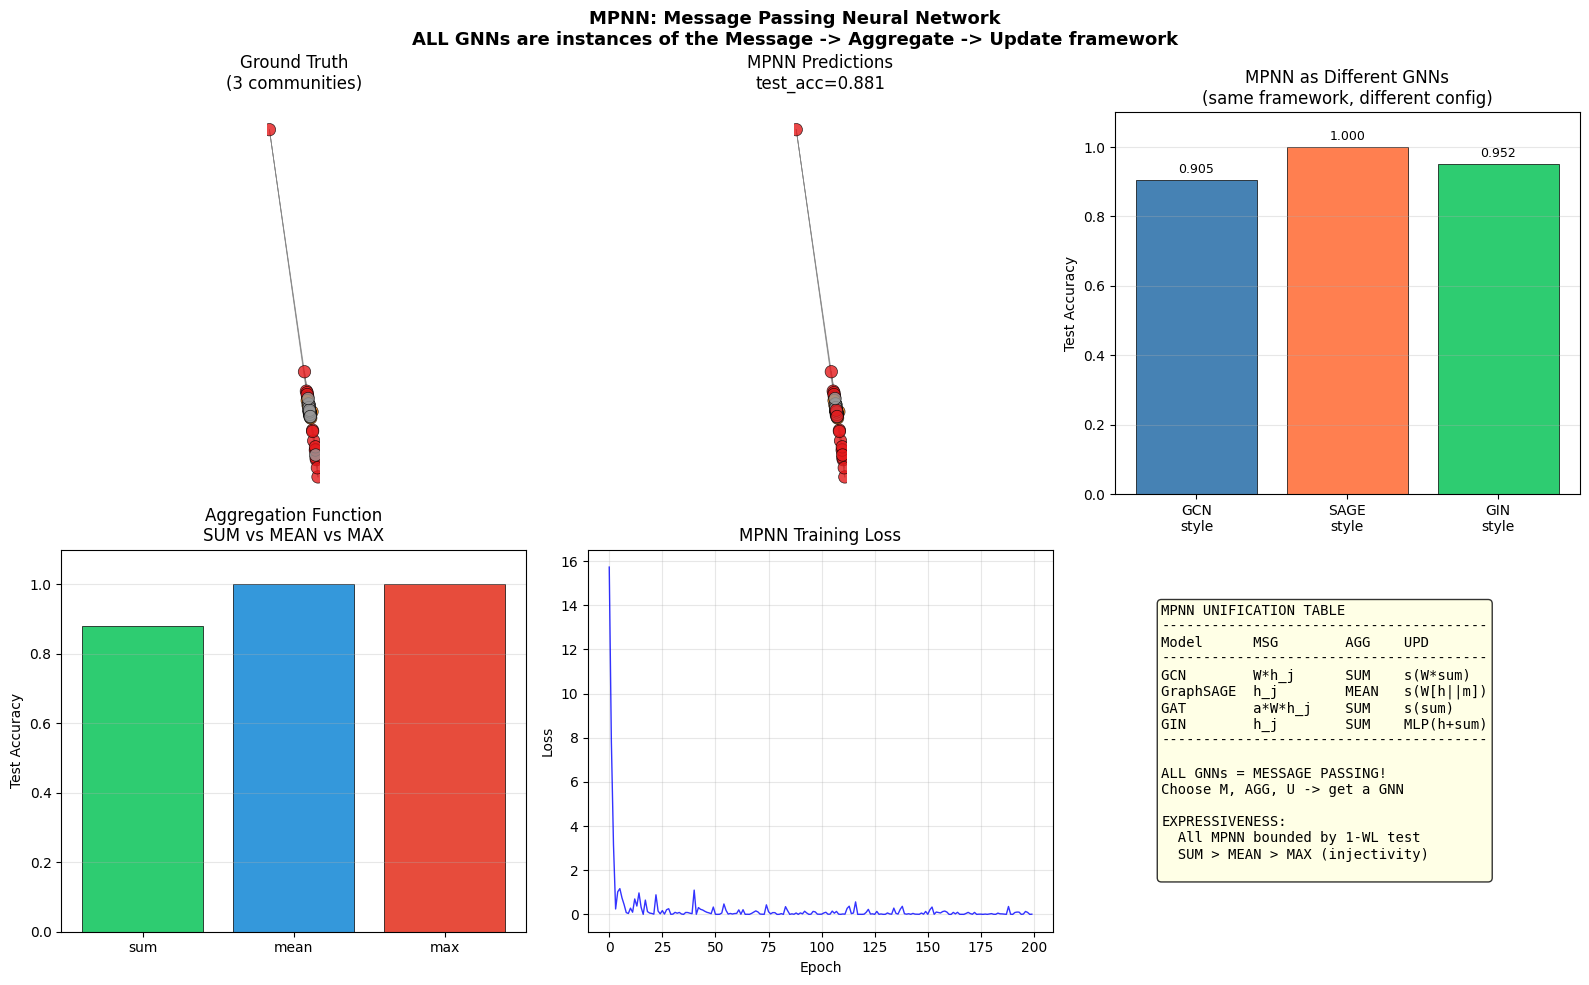

This figure's Python source:
"""
MPNN — Message Passing Neural Network

Paradigm: UNIFIED FRAMEWORK FOR GRAPH NEURAL NETWORKS

===============================================================
WHAT IT IS (THE CORE IDEA)
===============================================================

A GENERAL framework that encompasses GCN, GraphSAGE, GAT, GIN,
and virtually every other GNN.

Every GNN does three things per layer:

    1. MESSAGE:   m_ij = M(h_i, h_j, e_ij)
    2. AGGREGATE: m_i  = AGG({m_ij : j in N(i)})
    3. UPDATE:    h_i' = U(h_i, m_i)

That's it. ALL GNNs are message passing.

===============================================================
HOW GCN, GAT, GIN ARE ALL MPNN
===============================================================

| Model     | MESSAGE M(h_i,h_j)        | AGGREGATE | UPDATE U(h_i,m_i) |
|-----------|---------------------------|-----------|-------------------|
| GCN       | h_j / sqrt(d_i*d_j)      | SUM       | sigma(W * m_i)    |
| GraphSAGE | h_j                       | MEAN/POOL | sigma(W*[h_i||m]) |
| GAT       | alpha_ij * W*h_j          | SUM       | sigma(m_i)        |
| GIN       | h_j                       | SUM       | MLP((1+e)h_i+m_i) |

The difference is just the CHOICE of M, AGG, and U!

===============================================================
EDGE FEATURES
===============================================================

Many graphs have edge attributes (bond type, distance, etc.)

MPNN naturally incorporates them:
    m_ij = M(h_i, h_j, e_ij)

Examples:
- Bond type in molecules -> different message per bond
- Distance in point clouds -> distance-weighted messages
- Relationship type in knowledge graphs -> per-relation transform

===============================================================
GATED UPDATES
===============================================================

Instead of simple linear update, use GRU-style gating:

    r = sigma(W_r [h_i || m_i])          (reset gate)
    z = sigma(W_z [h_i || m_i])          (update gate)
    h_tilde = tanh(W_h [r*h_i || m_i])   (candidate)
    h_i' = (1-z)*h_i + z*h_tilde         (gated update)

WHY? Prevents information being washed out over many layers.
Like LSTM for sequences, GRU helps preserve important features.

===============================================================
WHY UNIFICATION MATTERS
===============================================================

Once you see GNNs as message passing, you can:

1. DESIGN new GNNs by choosing M, AGG, U
2. ANALYZE expressiveness of different choices
3. COMBINE ideas (e.g., attention messages + GRU update)
4. UNDERSTAND limitations (1-WL bound applies to ALL MPNN)

===============================================================
INDUCTIVE BIAS
===============================================================

1. LOCAL: Each layer sees 1-hop neighborhood
2. PERMUTATION EQUIVARIANT: Output invariant to node ordering
3. STRUCTURE-AWARE: Uses graph topology for aggregation
4. EXPRESSIVENESS BOUNDED: By 1-WL isomorphism test

===============================================================
"""

import numpy as np
import matplotlib.pyplot as plt
import sys
sys.path.insert(0, '/Users/sid47/ML Algorithms')
from importlib import import_module
graph_module = import_module('35_graph_fundamentals')
Graph = graph_module.Graph
karate_club = graph_module.karate_club
create_community_graph = graph_module.create_community_graph
create_citation_network = graph_module.create_citation_network
create_transductive_split = graph_module.create_transductive_split
spring_layout = graph_module.spring_layout
draw_graph = graph_module.draw_graph

gcn_module = import_module('36_gcn')
softmax = gcn_module.softmax
cross_entropy_loss = gcn_module.cross_entropy_loss
compute_normalized_adjacency = gcn_module.compute_normalized_adjacency


# ============================================================
# MPNN IMPLEMENTATION (Vectorized with analytical backprop)
# ============================================================

class MPNN:
    """
    Message Passing Neural Network — Unified GNN Framework.

    Configurable message, aggregation, and update functions
    that can reproduce GCN, GraphSAGE, GIN as special cases.

    All operations are VECTORIZED using adjacency matrix multiplication
    for efficiency. Training uses analytical backpropagation.

    Paradigm: MESSAGE -> AGGREGATE -> UPDATE
    """

    def __init__(self, n_features, n_hidden, n_classes, n_layers=2,
                 message_type='simple', aggregate_type='sum',
                 update_type='concat', dropout=0.5, lr=0.01,
                 random_state=None):
        """
        Parameters:
        -----------
        n_features : int — Input feature dimension
        n_hidden : int — Hidden layer dimension
        n_classes : int — Number of output classes
        n_layers : int — Number of message passing layers
        message_type : str
            'simple' — M(h_j) = h_j (like GIN)
            'linear' — M(h_j) = W_m h_j (like GCN)
        aggregate_type : str
            'sum', 'mean', 'max'
        update_type : str
            'concat' — U(h,m) = sigma(W[h||m]) (like GraphSAGE)
            'add'    — U(h,m) = sigma(W(h+m)) (like GIN)
            'gru'    — U(h,m) = GRU(h, m) (gated)
        dropout : float
        lr : float
        random_state : int or None
        """
        self.n_features = n_features
        self.n_hidden = n_hidden
        self.n_classes = n_classes
        self.n_layers = n_layers
        self.message_type = message_type
        self.aggregate_type = aggregate_type
        self.update_type = update_type
        self.dropout = dropout
        self.lr = lr
        self.random_state = random_state

        self._init_weights()

    def _init_weights(self):
        """Initialize all learnable parameters."""
        if self.random_state is not None:
            np.random.seed(self.random_state)

        self.W_msg = []    # message transform weights per layer
        self.W_upd = []    # update weights per layer
        self.b_upd = []    # update biases per layer

        # GRU params (only if gru update)
        self.W_r = []
        self.b_r = []
        self.W_z = []
        self.b_z = []
        self.W_h = []
        self.b_h = []

        for l in range(self.n_layers):
            d_in = self.n_features if l == 0 else self.n_hidden

            # Message weights (for linear message type)
            if self.message_type == 'linear':
                std = np.sqrt(2.0 / (d_in + self.n_hidden))
                self.W_msg.append(np.random.randn(d_in, self.n_hidden) * std)
            else:
                self.W_msg.append(None)

            # Message output dim
            msg_dim = self.n_hidden if self.message_type == 'linear' else d_in

            # Update weights
            if self.update_type == 'concat':
                upd_in = d_in + msg_dim
                std = np.sqrt(2.0 / (upd_in + self.n_hidden))
                self.W_upd.append(np.random.randn(upd_in, self.n_hidden) * std)
                self.b_upd.append(np.zeros(self.n_hidden))
            elif self.update_type == 'add':
                # Needs d_in == msg_dim for add; if not, project message
                upd_in = max(d_in, msg_dim)
                std = np.sqrt(2.0 / (upd_in + self.n_hidden))
                self.W_upd.append(np.random.randn(upd_in, self.n_hidden) * std)
                self.b_upd.append(np.zeros(self.n_hidden))
            elif self.update_type == 'gru':
                total_in = d_in + msg_dim
                self.W_r.append(np.random.randn(total_in, self.n_hidden) * 0.1)
                self.b_r.append(np.zeros(self.n_hidden))
                self.W_z.append(np.random.randn(total_in, self.n_hidden) * 0.1)
                self.b_z.append(np.zeros(self.n_hidden))
                self.W_h.append(np.random.randn(total_in, self.n_hidden) * 0.1)
                self.b_h.append(np.zeros(self.n_hidden))
                self.W_upd.append(None)
                self.b_upd.append(None)

        # Output layer
        self.W_out = np.random.randn(self.n_hidden, self.n_classes) * np.sqrt(2.0 / self.n_hidden)
        self.b_out = np.zeros(self.n_classes)

    def _get_agg_matrix(self, A):
        """Get the aggregation matrix based on aggregate_type."""
        if self.aggregate_type == 'sum':
            return A.copy()
        elif self.aggregate_type == 'mean':
            deg = np.sum(A, axis=1, keepdims=True)
            deg = np.maximum(deg, 1)
            return A / deg
        else:
            return A.copy()  # max handled separately

    def forward(self, graph, training=True):
        """
        Vectorized forward pass: MESSAGE -> AGGREGATE -> UPDATE.

        Uses adjacency matrix multiplication for message passing.

        Returns: (probs, cache)
        """
        n = graph.n_nodes
        A = graph.A.astype(float)
        H = graph.X.copy()

        cache = {
            'H': [H.copy()],
            'messages': [],
            'aggregated': [],
            'pre_act': [],
            'dropout_masks': [],
            'gru_cache': [],
        }

        for l in range(self.n_layers):
            d_in = H.shape[1]

            # ---- STEP 1: MESSAGE ----
            if self.message_type == 'linear':
                messages = H @ self.W_msg[l]  # (n, n_hidden)
            else:
                messages = H  # (n, d_in)

            cache['messages'].append(messages.copy())

            # ---- STEP 2: AGGREGATE ----
            if self.aggregate_type == 'max':
                # Max aggregation: for each node, max over neighbor messages
                m_agg = np.zeros((n, messages.shape[1]))
                for i in range(n):
                    neighbors = np.where(A[i] > 0)[0]
                    if len(neighbors) > 0:
                        m_agg[i] = np.max(messages[neighbors], axis=0)
            else:
                # Sum or mean via matrix multiply
                agg_matrix = self._get_agg_matrix(A)
                m_agg = agg_matrix @ messages

            cache['aggregated'].append(m_agg.copy())

            # ---- STEP 3: UPDATE ----
            if self.update_type == 'concat':
                combined = np.concatenate([H, m_agg], axis=1)
                Z = combined @ self.W_upd[l] + self.b_upd[l]
                cache['pre_act'].append(Z.copy())
                H_new = np.maximum(Z, 0)  # ReLU

            elif self.update_type == 'add':
                # Pad if dims don't match
                if H.shape[1] != m_agg.shape[1]:
                    if H.shape[1] < m_agg.shape[1]:
                        H_pad = np.zeros((n, m_agg.shape[1]))
                        H_pad[:, :H.shape[1]] = H
                    else:
                        H_pad = H
                        m_pad = np.zeros((n, H.shape[1]))
                        m_pad[:, :m_agg.shape[1]] = m_agg
                        m_agg = m_pad
                else:
                    H_pad = H
                combined = H_pad + m_agg
                Z = combined @ self.W_upd[l] + self.b_upd[l]
                cache['pre_act'].append(Z.copy())
                H_new = np.maximum(Z, 0)

            elif self.update_type == 'gru':
                combined = np.concatenate([H, m_agg], axis=1)
                total_in = self.W_r[l].shape[0]
                if combined.shape[1] < total_in:
                    pad = np.zeros((n, total_in - combined.shape[1]))
                    combined = np.concatenate([combined, pad], axis=1)
                elif combined.shape[1] > total_in:
                    combined = combined[:, :total_in]

                r = 1.0 / (1 + np.exp(-(combined @ self.W_r[l] + self.b_r[l])))
                z = 1.0 / (1 + np.exp(-(combined @ self.W_z[l] + self.b_z[l])))

                h_prev = H[:, :self.n_hidden] if H.shape[1] >= self.n_hidden else np.pad(H, ((0,0),(0,self.n_hidden - H.shape[1])))
                h_reset = r * h_prev
                combined_h = np.concatenate([h_reset, m_agg], axis=1)
                if combined_h.shape[1] < total_in:
                    pad = np.zeros((n, total_in - combined_h.shape[1]))
                    combined_h = np.concatenate([combined_h, pad], axis=1)
                elif combined_h.shape[1] > total_in:
                    combined_h = combined_h[:, :total_in]

                h_candidate = np.tanh(combined_h @ self.W_h[l] + self.b_h[l])
                H_new = (1 - z) * h_prev + z * h_candidate

                cache['gru_cache'].append({
                    'r': r, 'z': z, 'h_prev': h_prev,
                    'h_candidate': h_candidate,
                    'combined': combined, 'combined_h': combined_h
                })
                cache['pre_act'].append(None)

            # Dropout
            if training and self.dropout > 0:
                mask = (np.random.rand(*H_new.shape) > self.dropout).astype(float)
                H_new = H_new * mask / (1 - self.dropout + 1e-10)
                cache['dropout_masks'].append(mask)
            else:
                cache['dropout_masks'].append(np.ones_like(H_new))

            H = H_new
            cache['H'].append(H.copy())

        # Output layer
        logits = H @ self.W_out + self.b_out
        probs = softmax(logits)
        cache['logits'] = logits
        cache['probs'] = probs

        return probs, cache

    def backward(self, graph, labels, train_mask, cache):
        """Analytical backpropagation through all MPNN layers."""
        n = graph.n_nodes
        A = graph.A.astype(float)
        probs = cache['probs']

        # Gradient of cross-entropy + softmax
        dLogits = probs.copy()
        dLogits[np.arange(n), labels] -= 1
        mask_float = train_mask.astype(float)
        n_train = max(np.sum(train_mask), 1)
        dLogits = dLogits * mask_float[:, None] / n_train

        # Output layer gradients
        H_last = cache['H'][-1]
        gW_out = H_last.T @ dLogits
        gb_out = np.sum(dLogits, axis=0)

        # Gradient w.r.t. last hidden
        dH = dLogits @ self.W_out.T

        # Update output layer
        self.W_out -= self.lr * gW_out
        self.b_out -= self.lr * gb_out

        # Backprop through layers (reverse order)
        for l in range(self.n_layers - 1, -1, -1):
            # Dropout
            dH = dH * cache['dropout_masks'][l] / (1 - self.dropout + 1e-10)

            H_prev = cache['H'][l]
            messages = cache['messages'][l]
            m_agg = cache['aggregated'][l]

            if self.update_type == 'concat':
                # Backprop through ReLU
                Z = cache['pre_act'][l]
                dZ = dH * (Z > 0).astype(float)

                # Gradient w.r.t. W_upd, b_upd
                combined = np.concatenate([H_prev, m_agg], axis=1)
                gW = combined.T @ dZ
                gb = np.sum(dZ, axis=0)

                # Gradient w.r.t. combined
                dCombined = dZ @ self.W_upd[l].T
                d_in = H_prev.shape[1]
                dH_prev = dCombined[:, :d_in]
                dM_agg = dCombined[:, d_in:]

                self.W_upd[l] -= self.lr * gW
                self.b_upd[l] -= self.lr * gb

            elif self.update_type == 'add':
                Z = cache['pre_act'][l]
                dZ = dH * (Z > 0).astype(float)

                d_in = H_prev.shape[1]
                msg_dim = m_agg.shape[1]
                upd_dim = max(d_in, msg_dim)

                if d_in != msg_dim:
                    if d_in < msg_dim:
                        H_pad = np.zeros((n, msg_dim))
                        H_pad[:, :d_in] = H_prev
                    else:
                        H_pad = H_prev
                        m_pad = np.zeros((n, d_in))
                        m_pad[:, :msg_dim] = m_agg
                        m_agg = m_pad
                else:
                    H_pad = H_prev

                combined = H_pad + m_agg
                gW = combined.T @ dZ
                gb = np.sum(dZ, axis=0)

                dCombined = dZ @ self.W_upd[l].T
                dH_prev = dCombined[:, :d_in]
                dM_agg = dCombined[:, :msg_dim]

                self.W_upd[l] -= self.lr * gW
                self.b_upd[l] -= self.lr * gb

            elif self.update_type == 'gru':
                gc = cache['gru_cache'][l]
                r, z = gc['r'], gc['z']
                h_prev, h_candidate = gc['h_prev'], gc['h_candidate']
                combined_input = gc['combined']
                combined_h_input = gc['combined_h']
                total_in = self.W_r[l].shape[0]

                d_in = H_prev.shape[1]
                msg_dim = m_agg.shape[1]

                # dH_new = (1-z)*h_prev + z*h_candidate
                dH_prev_gru = dH * (1 - z)  # (n, n_hidden)
                dH_cand = dH * z
                dZ_gate = dH * (h_candidate - h_prev)

                # h_candidate = tanh(combined_h @ W_h + b_h)
                d_tanh = dH_cand * (1 - h_candidate**2)
                gW_h = combined_h_input.T @ d_tanh
                gb_h = np.sum(d_tanh, axis=0)
                dCombined_h = d_tanh @ self.W_h[l].T  # (n, total_in)

                # z = sigmoid(combined @ W_z + b_z)
                dZ_pre = dZ_gate * z * (1 - z)
                gW_z = combined_input.T @ dZ_pre
                gb_z = np.sum(dZ_pre, axis=0)
                dCombined_from_z = dZ_pre @ self.W_z[l].T  # (n, total_in)

                # combined_h = [r*h_prev(n_hidden), m_agg(msg_dim), pad...]
                # Extract gradients for r*h_prev and m_agg from dCombined_h
                dR_h = dCombined_h[:, :self.n_hidden]  # gradient through h_reset
                # m_agg starts at n_hidden in combined_h
                m_start = self.n_hidden
                m_end = min(m_start + msg_dim, total_in)
                dM_from_h = np.zeros((n, msg_dim))
                if m_end > m_start:
                    dM_from_h[:, :m_end-m_start] = dCombined_h[:, m_start:m_end]

                # h_reset = r * h_prev
                dR = dR_h * h_prev  # gradient for r
                dH_prev_from_r = dR_h * r  # gradient for h_prev through reset

                # r = sigmoid(combined @ W_r + b_r)
                dR_pre = dR * r * (1 - r)
                gW_r = combined_input.T @ dR_pre
                gb_r = np.sum(dR_pre, axis=0)
                dCombined_from_r = dR_pre @ self.W_r[l].T  # (n, total_in)

                # combined = [H(d_in), m_agg(msg_dim), pad...]
                dCombined = dCombined_from_z + dCombined_from_r
                dH_prev = dCombined[:, :d_in]
                # Add gradient from h_prev (which was H[:, :n_hidden] padded)
                dH_prev[:, :min(d_in, self.n_hidden)] += dH_prev_gru[:, :min(d_in, self.n_hidden)]
                dH_prev[:, :min(d_in, self.n_hidden)] += dH_prev_from_r[:, :min(d_in, self.n_hidden)]

                m_comb_end = min(d_in + msg_dim, total_in)
                dM_agg = np.zeros((n, msg_dim))
                actual_msg = m_comb_end - d_in
                if actual_msg > 0:
                    dM_agg[:, :actual_msg] = dCombined[:, d_in:m_comb_end]
                dM_agg += dM_from_h

                self.W_r[l] -= self.lr * gW_r
                self.b_r[l] -= self.lr * gb_r
                self.W_z[l] -= self.lr * gW_z
                self.b_z[l] -= self.lr * gb_z
                self.W_h[l] -= self.lr * gW_h
                self.b_h[l] -= self.lr * gb_h

            # Backprop through aggregation
            if self.aggregate_type == 'sum':
                dMessages = A.T @ dM_agg
            elif self.aggregate_type == 'mean':
                deg = np.sum(A, axis=1, keepdims=True)
                deg = np.maximum(deg, 1)
                agg_matrix = A / deg
                dMessages = agg_matrix.T @ dM_agg
            elif self.aggregate_type == 'max':
                # Approximate: gradient flows to the max elements
                dMessages = np.zeros_like(messages)
                for i in range(n):
                    neighbors = np.where(A[i] > 0)[0]
                    if len(neighbors) > 0:
                        max_idx = np.argmax(messages[neighbors], axis=0)
                        for d in range(messages.shape[1]):
                            dMessages[neighbors[max_idx[d]], d] += dM_agg[i, d]

            # Backprop through message function
            if self.message_type == 'linear':
                gW_msg = H_prev.T @ dMessages
                dH_from_msg = dMessages @ self.W_msg[l].T
                self.W_msg[l] -= self.lr * gW_msg
            else:
                dH_from_msg = dMessages

            # Combine gradients flowing to H_prev
            dH = dH_prev + dH_from_msg

    def fit(self, graph, labels, train_mask, n_epochs=200, verbose=True):
        """Train MPNN with analytical backpropagation."""
        loss_history = []

        for epoch in range(n_epochs):
            probs, cache = self.forward(graph, training=True)
            loss = cross_entropy_loss(probs, labels, train_mask)
            loss_history.append(loss)

            self.backward(graph, labels, train_mask, cache)

            if verbose and (epoch + 1) % 50 == 0:
                preds = np.argmax(probs, axis=1)
                train_acc = np.mean(preds[train_mask] == labels[train_mask])
                print(f"  Epoch {epoch+1:>4}: loss={loss:.4f}, train_acc={train_acc:.3f}")

        return loss_history

    def predict(self, graph):
        """Predict node labels."""
        probs, _ = self.forward(graph, training=False)
        return np.argmax(probs, axis=1)

    def predict_proba(self, graph):
        """Predict class probabilities."""
        probs, _ = self.forward(graph, training=False)
        return probs

    def get_embeddings(self, graph):
        """Get node embeddings from last hidden layer."""
        _, cache = self.forward(graph, training=False)
        return cache['H'][-2]


def mpnn_as_gcn_config():
    """MPNN configuration that mimics GCN."""
    return {'message_type': 'linear', 'aggregate_type': 'sum', 'update_type': 'add'}


def mpnn_as_graphsage_config():
    """MPNN configuration that mimics GraphSAGE (mean)."""
    return {'message_type': 'simple', 'aggregate_type': 'mean', 'update_type': 'concat'}


def mpnn_as_gin_config():
    """MPNN configuration that mimics GIN."""
    return {'message_type': 'simple', 'aggregate_type': 'sum', 'update_type': 'add'}


# ============================================================
# ABLATION EXPERIMENTS
# ============================================================

def ablation_experiments():
    print("\n" + "="*60)
    print("ABLATION EXPERIMENTS")
    print("="*60)

    np.random.seed(42)

    graph, labels = create_community_graph(
        n_communities=2, nodes_per_community=20,
        p_in=0.3, p_out=0.03, feature_dim=8, random_state=42
    )
    n_classes = 2
    train_mask, val_mask, test_mask = create_transductive_split(
        graph.n_nodes, labels, train_ratio=0.2, val_ratio=0.1
    )

    # -------- Experiment 1: MPNN as different architectures --------
    print("\n1. MPNN CONFIGURED AS DIFFERENT ARCHITECTURES")
    print("-" * 40)
    print("Same framework, different message/aggregate/update choices")

    configs = {
        'GCN-style':      {'message_type': 'linear', 'aggregate_type': 'sum', 'update_type': 'add'},
        'SAGE-style':     {'message_type': 'simple', 'aggregate_type': 'mean', 'update_type': 'concat'},
        'GIN-style':      {'message_type': 'simple', 'aggregate_type': 'sum', 'update_type': 'add'},
        'Linear+concat':  {'message_type': 'linear', 'aggregate_type': 'sum', 'update_type': 'concat'},
    }

    for name, cfg in configs.items():
        mpnn = MPNN(graph.X.shape[1], 16, n_classes, n_layers=2,
                    lr=0.01, dropout=0.3, random_state=42, **cfg)
        mpnn.fit(graph, labels, train_mask, n_epochs=200, verbose=False)
        preds = mpnn.predict(graph)
        test_acc = np.mean(preds[test_mask] == labels[test_mask])
        print(f"  {name:<15}  msg={cfg['message_type']:<8}"
              f"  agg={cfg['aggregate_type']:<5}"
              f"  upd={cfg['update_type']:<7}"
              f"  test_acc={test_acc:.3f}")

    print("-> Different M/AGG/U choices = different GNN variants")
    print("-> All are instances of the same message passing framework")

    # -------- Experiment 2: Aggregation comparison --------
    print("\n2. AGGREGATION FUNCTION COMPARISON")
    print("-" * 40)

    for agg in ['sum', 'mean', 'max']:
        mpnn = MPNN(graph.X.shape[1], 16, n_classes, n_layers=2,
                    message_type='simple', aggregate_type=agg,
                    update_type='concat', lr=0.01, dropout=0.3, random_state=42)
        mpnn.fit(graph, labels, train_mask, n_epochs=200, verbose=False)
        preds = mpnn.predict(graph)
        test_acc = np.mean(preds[test_mask] == labels[test_mask])
        print(f"  {agg:<5}  test_acc={test_acc:.3f}")

    print("-> SUM: counts matter (injective for multisets)")
    print("-> MEAN: size-invariant (ignores multiplicity)")
    print("-> MAX: captures salient features (ignores count)")

    # -------- Experiment 3: Update function comparison --------
    print("\n3. UPDATE FUNCTION COMPARISON")
    print("-" * 40)

    for upd in ['concat', 'add', 'gru']:
        mpnn = MPNN(graph.X.shape[1], 16, n_classes, n_layers=2,
                    message_type='simple', aggregate_type='sum',
                    update_type=upd, lr=0.01, dropout=0.3, random_state=42)
        mpnn.fit(graph, labels, train_mask, n_epochs=200, verbose=False)
        preds = mpnn.predict(graph)
        test_acc = np.mean(preds[test_mask] == labels[test_mask])
        print(f"  {upd:<7}  test_acc={test_acc:.3f}")

    print("-> concat: preserves self and neighbor info separately")
    print("-> add: simpler, fewer params")
    print("-> gru: gated update, helps with deep networks")

    # -------- Experiment 4: Message function comparison --------
    print("\n4. MESSAGE FUNCTION COMPARISON")
    print("-" * 40)

    for msg in ['simple', 'linear']:
        mpnn = MPNN(graph.X.shape[1], 16, n_classes, n_layers=2,
                    message_type=msg, aggregate_type='sum',
                    update_type='concat', lr=0.01, dropout=0.3, random_state=42)
        mpnn.fit(graph, labels, train_mask, n_epochs=200, verbose=False)
        preds = mpnn.predict(graph)
        test_acc = np.mean(preds[test_mask] == labels[test_mask])
        print(f"  {msg:<8}  test_acc={test_acc:.3f}")

    print("-> simple: pass neighbor features directly")
    print("-> linear: transform before passing (more expressive)")

    # -------- Experiment 5: Depth comparison --------
    print("\n5. NUMBER OF LAYERS")
    print("-" * 40)

    for n_layers in [1, 2, 3, 4]:
        mpnn = MPNN(graph.X.shape[1], 16, n_classes, n_layers=n_layers,
                    message_type='simple', aggregate_type='sum',
                    update_type='concat', lr=0.01, dropout=0.3, random_state=42)
        mpnn.fit(graph, labels, train_mask, n_epochs=200, verbose=False)
        preds = mpnn.predict(graph)
        test_acc = np.mean(preds[test_mask] == labels[test_mask])
        emb = mpnn.get_embeddings(graph)
        norms = np.linalg.norm(emb, axis=1, keepdims=True)
        norms = np.maximum(norms, 1e-8)
        emb_n = emb / norms
        sim = emb_n @ emb_n.T
        avg_sim = (np.sum(sim) - graph.n_nodes) / (graph.n_nodes * (graph.n_nodes - 1))
        print(f"  layers={n_layers}  test_acc={test_acc:.3f}  avg_cos_sim={avg_sim:.3f}")

    print("-> 2 layers typically best")
    print("-> More layers -> over-smoothing (cosine similarity increases)")


# ============================================================
# BENCHMARK
# ============================================================

def benchmark_on_datasets():
    """Benchmark MPNN configurations across standard graph datasets."""
    print("\n" + "="*60)
    print("BENCHMARK: MPNN on Graph Datasets")
    print("="*60)

    results = {}
    datasets = {
        'karate_club': (karate_club, 2),
        'community_2': (lambda: create_community_graph(2, 25, 0.3, 0.02, feature_dim=16), 2),
        'community_3': (lambda: create_community_graph(3, 20, 0.3, 0.02, feature_dim=16), 3),
        'citation': (lambda: create_citation_network(80, 3, 16), 3),
    }

    print(f"\n{'Dataset':<15} {'Config':<15} {'Train Acc':<12} {'Test Acc':<12}")
    print("-" * 55)

    for name, (dataset_fn, n_classes) in datasets.items():
        graph, labels = dataset_fn()
        train_mask, _, test_mask = create_transductive_split(
            graph.n_nodes, labels, 0.2, 0.1
        )

        # Use the best default config (SAGE-style)
        mpnn = MPNN(graph.X.shape[1], 16, n_classes, n_layers=2,
                    message_type='simple', aggregate_type='mean',
                    update_type='concat', lr=0.01, dropout=0.3, random_state=42)
        mpnn.fit(graph, labels, train_mask, n_epochs=200, verbose=False)

        preds = mpnn.predict(graph)
        train_acc = np.mean(preds[train_mask] == labels[train_mask])
        test_acc = np.mean(preds[test_mask] == labels[test_mask])

        results[name] = {'train_acc': train_acc, 'test_acc': test_acc}
        print(f"{name:<15} {'SAGE-style':<15} {train_acc:<12.3f} {test_acc:<12.3f}")

    return results


# ============================================================
# VISUALIZATIONS
# ============================================================

def visualize_mpnn_framework():
    """Visualize the MPNN framework and unification."""
    print("\nGenerating: MPNN framework visualization...")

    fig, axes = plt.subplots(2, 3, figsize=(16, 10))

    # Use community graph
    graph, labels = create_community_graph(
        3, 20, 0.25, 0.02, feature_dim=16, random_state=42
    )
    train_mask, _, test_mask = create_transductive_split(
        graph.n_nodes, labels, 0.2, 0.1
    )
    pos = spring_layout(graph, seed=42)

    # Panel 1: Ground truth
    draw_graph(graph, labels, pos, axes[0, 0],
              title='Ground Truth\n(3 communities)', cmap='Set1')

    # Panel 2: MPNN prediction
    mpnn = MPNN(graph.X.shape[1], 16, 3, n_layers=2,
                message_type='simple', aggregate_type='sum',
                update_type='concat', lr=0.01, dropout=0.3, random_state=42)
    losses = mpnn.fit(graph, labels, train_mask, n_epochs=200, verbose=False)
    preds = mpnn.predict(graph)
    test_acc = np.mean(preds[test_mask] == labels[test_mask])
    draw_graph(graph, preds, pos, axes[0, 1],
              title=f'MPNN Predictions\ntest_acc={test_acc:.3f}', cmap='Set1')

    # Panel 3: Architecture comparison bar chart
    ax = axes[0, 2]
    configs = {
        'GCN\nstyle': mpnn_as_gcn_config(),
        'SAGE\nstyle': mpnn_as_graphsage_config(),
        'GIN\nstyle': mpnn_as_gin_config(),
    }
    accs = {}
    for name, cfg in configs.items():
        m = MPNN(graph.X.shape[1], 16, 3, n_layers=2,
                 lr=0.01, dropout=0.3, random_state=42, **cfg)
        m.fit(graph, labels, train_mask, n_epochs=200, verbose=False)
        p = m.predict(graph)
        accs[name] = np.mean(p[test_mask] == labels[test_mask])

    colors = ['steelblue', 'coral', '#2ecc71']
    bars = ax.bar(accs.keys(), accs.values(), color=colors,
                  edgecolor='black', linewidth=0.5)
    ax.set_ylabel('Test Accuracy')
    ax.set_title('MPNN as Different GNNs\n(same framework, different config)')
    ax.set_ylim(0, 1.1)
    for bar, acc in zip(bars, accs.values()):
        ax.text(bar.get_x() + bar.get_width()/2, bar.get_height() + 0.02,
               f'{acc:.3f}', ha='center', fontsize=9)
    ax.grid(True, alpha=0.3, axis='y')

    # Panel 4: Aggregation comparison
    ax = axes[1, 0]
    agg_accs = {}
    for agg in ['sum', 'mean', 'max']:
        m = MPNN(graph.X.shape[1], 16, 3, n_layers=2,
                 message_type='simple', aggregate_type=agg,
                 update_type='concat', lr=0.01, dropout=0.3, random_state=42)
        m.fit(graph, labels, train_mask, n_epochs=200, verbose=False)
        p = m.predict(graph)
        agg_accs[agg] = np.mean(p[test_mask] == labels[test_mask])

    bars = ax.bar(agg_accs.keys(), agg_accs.values(),
                  color=['#2ecc71', '#3498db', '#e74c3c'],
                  edgecolor='black', linewidth=0.5)
    ax.set_ylabel('Test Accuracy')
    ax.set_title('Aggregation Function\nSUM vs MEAN vs MAX')
    ax.set_ylim(0, 1.1)
    ax.grid(True, alpha=0.3, axis='y')

    # Panel 5: Training curve
    ax = axes[1, 1]
    ax.plot(losses, 'b-', linewidth=1, alpha=0.8)
    ax.set_xlabel('Epoch')
    ax.set_ylabel('Loss')
    ax.set_title('MPNN Training Loss')
    ax.grid(True, alpha=0.3)

    # Panel 6: The unification table as text
    ax = axes[1, 2]
    ax.axis('off')
    table_text = (
        "MPNN UNIFICATION TABLE\n"
        "---------------------------------------\n"
        "Model      MSG        AGG    UPD\n"
        "---------------------------------------\n"
        "GCN        W*h_j      SUM    s(W*sum)\n"
        "GraphSAGE  h_j        MEAN   s(W[h||m])\n"
        "GAT        a*W*h_j    SUM    s(sum)\n"
        "GIN        h_j        SUM    MLP(h+sum)\n"
        "---------------------------------------\n\n"
        "ALL GNNs = MESSAGE PASSING!\n"
        "Choose M, AGG, U -> get a GNN\n\n"
        "EXPRESSIVENESS:\n"
        "  All MPNN bounded by 1-WL test\n"
        "  SUM > MEAN > MAX (injectivity)\n"
    )
    ax.text(0.1, 0.5, table_text, fontsize=10, fontfamily='monospace',
           va='center', ha='left',
           bbox=dict(boxstyle='round', facecolor='lightyellow', alpha=0.8))

    plt.suptitle('MPNN: Message Passing Neural Network\n'
                 'ALL GNNs are instances of the Message -> Aggregate -> Update framework',
                 fontsize=13, fontweight='bold')
    plt.tight_layout()
    return fig


# ============================================================
# MAIN
# ============================================================

if __name__ == '__main__':
    print("="*60)
    print("MPNN -- Paradigm: MESSAGE PASSING (Unified Framework)")
    print("="*60)

    print("""
WHAT THIS MODEL IS:
    A GENERAL framework for ALL Graph Neural Networks.

    Every GNN does three things per layer:
        1. MESSAGE:   m_ij = M(h_i, h_j, e_ij)
        2. AGGREGATE: m_i  = AGG({m_ij : j in N(i)})
        3. UPDATE:    h_i' = U(h_i, m_i)

    CHOOSE M, AGG, U -> GET A SPECIFIC GNN:
        GCN       = linear message  + SUM + add
        GraphSAGE = simple message  + MEAN + concat
        GAT       = attention msg   + SUM + direct
        GIN       = simple message  + SUM + MLP

KEY INSIGHT:
    All GNNs are MESSAGE PASSING.
    The difference is just the choice of M, AGG, U.

    Once you understand this, you can:
    - DESIGN new GNNs by mixing M, AGG, U
    - ANALYZE why one GNN works better than another
    - COMBINE ideas (e.g., attention + GRU update)
    """)

    ablation_experiments()
    results = benchmark_on_datasets()

    print("\nGenerating visualizations...")

    fig1 = visualize_mpnn_framework()
    save_path1 = '/Users/sid47/ML Algorithms/40_mpnn.png'
    fig1.savefig(save_path1, dpi=100, bbox_inches='tight')
    print(f"Saved: {save_path1}")
    plt.close(fig1)

    print("\n" + "="*60)
    print("SUMMARY: What MPNN Reveals")
    print("="*60)
    print("""
1. ALL GNNs = MESSAGE PASSING
   GCN, GraphSAGE, GAT, GIN are all special cases
   of the same MESSAGE -> AGGREGATE -> UPDATE framework.

2. AGGREGATION MATTERS
   SUM: counts matter (most expressive, see GIN)
   MEAN: size-invariant (good for varying degree)
   MAX: captures salient features

3. UPDATE FUNCTION
   concat: preserves self vs neighbor info
   add: simpler but mixes signals
   GRU: gated, helps with deep networks

4. EDGE FEATURES
   MPNN naturally handles edge attributes
   via edge-conditioned message function.

5. EXPRESSIVENESS BOUND
   ALL MPNN variants bounded by 1-WL test.
   No message passing GNN can distinguish graphs
   that the WL test cannot.

CONNECTION TO OTHER FILES:
    36_gcn.py: MPNN with linear message + SUM + add
    37_graphsage.py: MPNN with simple message + MEAN + concat
    38_gat.py: MPNN with attention message + SUM
    39_gin.py: MPNN with simple message + SUM + MLP (maximally expressive)
    41_graph_pooling.py: Goes from node to GRAPH representation

NEXT: 41_graph_pooling.py -- How to classify entire GRAPHS?
    """)
